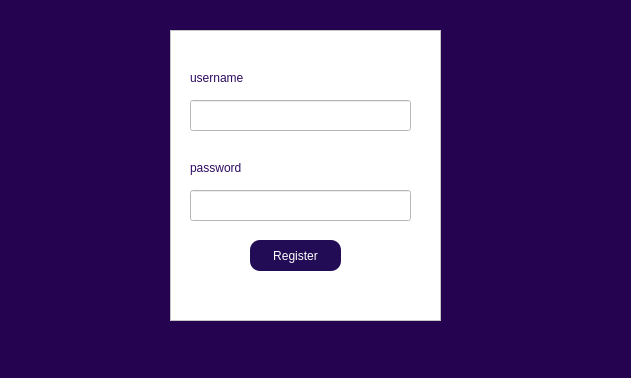
<?xml version="1.0" encoding="UTF-8"?>
<ui version="4.0">
 <class>regDialog</class>
 <widget class="QDialog" name="regDialog">
  <property name="geometry">
   <rect>
    <x>0</x>
    <y>0</y>
    <width>631</width>
    <height>378</height>
   </rect>
  </property>
  <property name="windowTitle">
   <string>Dialog</string>
  </property>
  <property name="styleSheet">
   <string notr="true">background-color: rgb(38, 3, 80);</string>
  </property>
  <widget class="QFrame" name="frame">
   <property name="geometry">
    <rect>
     <x>170</x>
     <y>30</y>
     <width>271</width>
     <height>291</height>
    </rect>
   </property>
   <property name="styleSheet">
    <string notr="true">background-color: rgb(255, 255, 255);
color: rgb(46, 11, 97);</string>
   </property>
   <property name="frameShape">
    <enum>QFrame::StyledPanel</enum>
   </property>
   <property name="frameShadow">
    <enum>QFrame::Raised</enum>
   </property>
   <widget class="QLineEdit" name="lineEdit">
    <property name="geometry">
     <rect>
      <x>20</x>
      <y>70</y>
      <width>221</width>
      <height>31</height>
     </rect>
    </property>
   </widget>
   <widget class="QLineEdit" name="lineEdit_2">
    <property name="geometry">
     <rect>
      <x>20</x>
      <y>160</y>
      <width>221</width>
      <height>31</height>
     </rect>
    </property>
   </widget>
   <widget class="QPushButton" name="pushbutton_reg">
    <property name="geometry">
     <rect>
      <x>80</x>
      <y>210</y>
      <width>91</width>
      <height>31</height>
     </rect>
    </property>
    <property name="styleSheet">
     <string notr="true">color: rgb(255, 255, 255);
font: 700 11pt &quot;Segoe UI&quot;;
background-color: rgb(35, 12, 86);
border-radius:10px;</string>
    </property>
    <property name="text">
     <string>Register</string>
    </property>
   </widget>
   <widget class="QLabel" name="label">
    <property name="geometry">
     <rect>
      <x>20</x>
      <y>40</y>
      <width>81</width>
      <height>16</height>
     </rect>
    </property>
    <property name="styleSheet">
     <string notr="true">font: 700 12pt &quot;Segoe UI&quot;;</string>
    </property>
    <property name="text">
     <string>username</string>
    </property>
   </widget>
   <widget class="QLabel" name="label_2">
    <property name="geometry">
     <rect>
      <x>20</x>
      <y>130</y>
      <width>91</width>
      <height>16</height>
     </rect>
    </property>
    <property name="styleSheet">
     <string notr="true">font: 700 12pt &quot;Segoe UI&quot;;</string>
    </property>
    <property name="text">
     <string>password</string>
    </property>
   </widget>
  </widget>
 </widget>
 <resources/>
 <connections/>
</ui>
